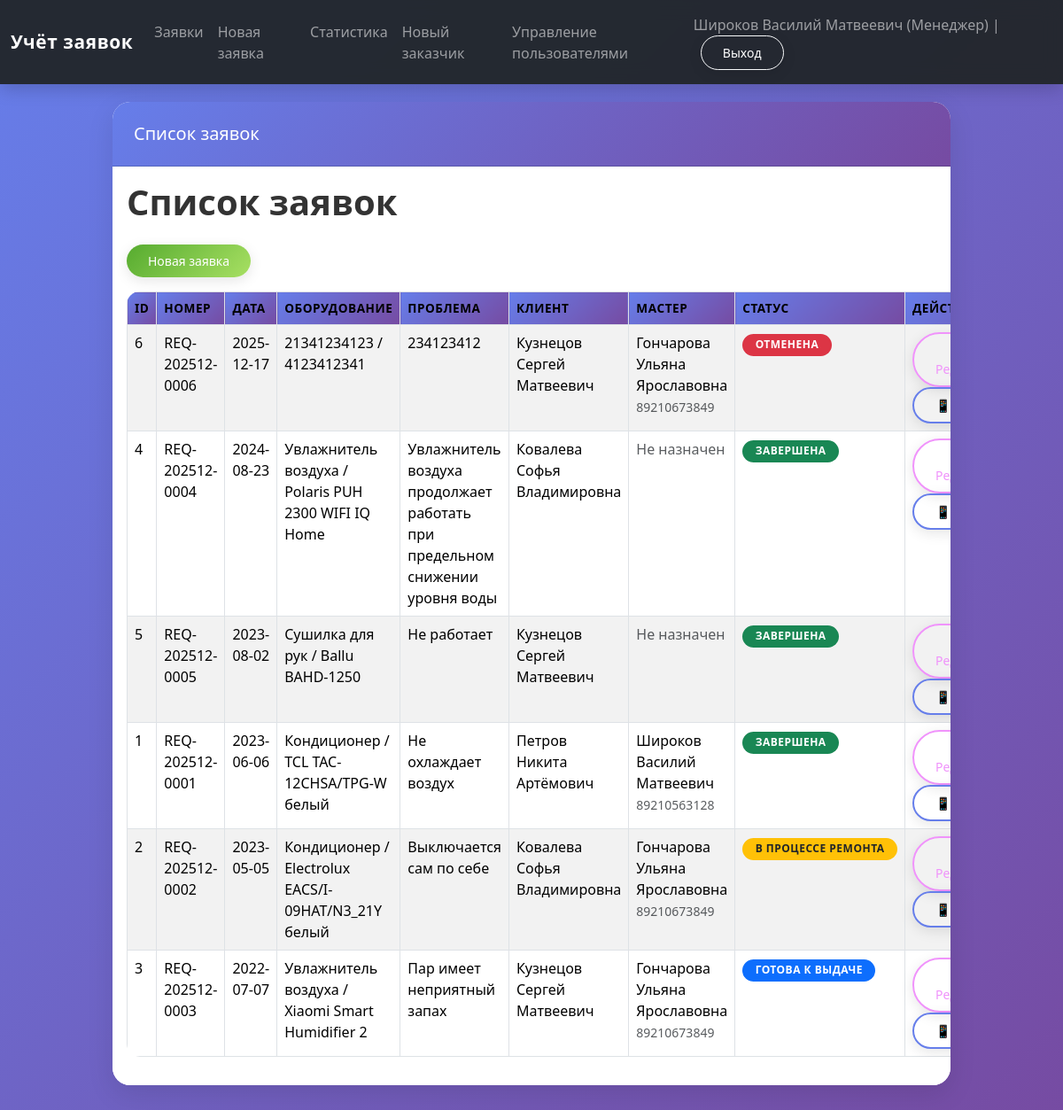
Screenshot of /requests (signed in) with the database file from the repository.
### tables this page shows
CREATE TABLE users (
            user_id INTEGER PRIMARY KEY AUTOINCREMENT,
            fio TEXT NOT NULL,
            phone TEXT NOT NULL,
            login TEXT UNIQUE NOT NULL,
            password TEXT NOT NULL,
            user_type TEXT NOT NULL CHECK (
                user_type IN ('Менеджер', 'Специалист', 'Оператор', 'Заказчик', 'Менеджер по качеству')
            ),
            is_active INTEGER DEFAULT 1,
            registration_date TEXT DEFAULT (DATE('now')),
            email TEXT,
            address TEXT,
            notes TEXT
        );

CREATE TABLE requests (
            request_id INTEGER PRIMARY KEY AUTOINCREMENT,
            request_number TEXT UNIQUE,
            start_date TEXT NOT NULL,
            climate_tech_type TEXT NOT NULL,
            climate_tech_model TEXT NOT NULL,
            problem_description TEXT NOT NULL,
            request_status TEXT NOT NULL DEFAULT 'Новая заявка' CHECK (
                request_status IN ('Новая заявка', 'В процессе ремонта', 'Ожидание комплектующих',
                                    'Готова к выдаче', 'Завершена', 'Отменена')
            ),
            priority TEXT DEFAULT 'Средний' CHECK (priority IN ('Низкий', 'Средний', 'Высокий', 'Критичный')),
            completion_date TEXT,
            repair_parts TEXT,
            estimated_time INTEGER,

            master_id INTEGER REFERENCES users(user_id) ON DELETE SET NULL,
            client_id INTEGER NOT NULL REFERENCES users(user_id) ON DELETE CASCADE,
            quality_manager_id INTEGER REFERENCES users(user_id) ON DELETE SET NULL,

            deadline_extension TEXT,
            extension_reason TEXT,
            customer_agreement INTEGER DEFAULT 0,

            qr_code_generated INTEGER DEFAULT 0,
            qr_code_token TEXT UNIQUE,
            feedback_received INTEGER DEFAULT 0,

            created_at TEXT DEFAULT (DATETIME('now')),
            updated_at TEXT DEFAULT (DATETIME('now'))
        );

### web_app.py (the view)
    def wrapper(*args, **kwargs):
        if "user" not in session:
            return redirect(url_for("login"))
        return view_func(*args, **kwargs)

### web_app.py (called while the page is built, shortened)
def get_connection():
    if not os.path.exists(DB_NAME):
        raise FileNotFoundError(
            f"Файл базы данных '{DB_NAME}' не найден. "
            f"Сначала запустите 'test.py' для создания БД."
        )
    conn = sqlite3.connect(DB_NAME)
    conn.row_factory = sqlite3.Row
    return conn

def login_required(view_func):
    def wrapper(*args, **kwargs):
        if "user" not in session:
            return redirect(url_for("login"))
        return view_func(*args, **kwargs)
    wrapper.__name__ = view_func.__name__
    return wrapper

def can_edit_request(request_id, user):
    user_type = user.get("user_type")
    user_id = user.get("user_id")
    if user_type == "Администратор" or user_type == "Менеджер":
        return (True, True, True)  # Может всё

### templates/requests_list.html (shortened to what this page needs)
{% extends "base.html" %}
{% block header %}Список заявок{% endblock %}
{% block content %}
<h1>Список заявок</h1>
<p><a class="btn btn-success btn-sm" href="{{ url_for('new_request') }}">Новая заявка</a></p>
<table class="table table-striped table-bordered">
  <thead>
    <tr>
      <th>ID</th>
      <th>Номер</th>
      <th>Дата</th>
      <th>Оборудование</th>
      <th>Проблема</th>
      <th>Клиент</th>
      <th>Мастер</th>
      <th>Статус</th>
      <th>Действия</th>
    </tr>
  </thead>
  <tbody>
    {% for r in requests %}
    <tr>
      <td>{{ r.request_id }}</td>
      <td>{{ r.request_number }}</td>
      <td>{{ r.start_date }}</td>
      <td>{{ r.climate_tech_type }} / {{ r.climate_tech_model }}</td>
      <td>{{ r.problem_description }}</td>
      <td>{{ r.client_fio }}</td>
      <td>
        {% if r.master_fio %}
          {{ r.master_fio }}
          {% if r.master_phone %}
            <br><small class="text-muted">{{ r.master_phone }}</small>
          {% endif %}
        {% else %}
          <span class="text-muted">Не назначен</span>
        {% endif %}
      </td>
      <td><span class="badge status-badge {{ r.status_class }}">{{ r.request_status }}</span></td>
      <td>
        {% if r.can_edit %}
          <a href="{{ url_for('edit_request', request_id=r.request_id) }}"
             class="btn btn-outline-warning btn-sm me-1"
             title="Редактировать заявку">✏️ Редактировать</a>
        {% endif %}
        <a href="{{ url_for('qr_for_request', request_id=r.request_id) }}" target="_blank"
           class="btn btn-outline-primary btn-sm" title="QR-код для отзыва">
          📱 QR
        </a>
      </td>
    </tr>
    {% endfor %}
  </tbody>
</table>
{% endblock %}

### templates/base.html (shortened to what this page needs)
<!doctype html>
<html lang="ru">
<head>
    <link rel="stylesheet"
          href="https://cdn.jsdelivr.net/npm/bootstrap@5.3.2/dist/css/bootstrap.min.css">
    <link rel="stylesheet" href="{{ url_for('static', filename='styles.css') }}">
</head>
<body>
<nav class="navbar navbar-expand-lg navbar-dark bg-dark">
  <div class="container-fluid">
    <a class="navbar-brand" href="{{ url_for('index') }}">Учёт заявок</a>
    <div class="collapse navbar-collapse" id="navbarNav">
      <ul class="navbar-nav me-auto mb-2 mb-lg-0">
        {% if current_user %}
        <li class="nav-item">
          <a class="nav-link" href="{{ url_for('requests_list') }}">Заявки</a>
        </li>
        <li class="nav-item">
          <a class="nav-link" href="{{ url_for('new_request') }}">Новая заявка</a>
        </li>
        <li class="nav-item">
          <a class="nav-link" href="{{ url_for('stats') }}">Статистика</a>
        </li>
        {% if current_user['user_type'] == 'Менеджер' %}
        <li class="nav-item">
          <a class="nav-link" href="{{ url_for('new_client') }}">Новый заказчик</a>
        </li>
        <li class="nav-item">
          <a class="nav-link" href="{{ url_for('manage_users') }}">Управление пользователями</a>
        </li>
        {% endif %}
        {% endif %}
      </ul>
      <span class="navbar-text">
        {% if current_user %}
          {{ current_user['fio'] }} ({{ current_user['user_type'] }}) |
          <a href="{{ url_for('logout') }}" class="btn btn-sm btn-outline-light ms-2">Выход</a>
        {% else %}
          <a href="{{ url_for('login') }}" class="btn btn-sm btn-outline-light">Войти</a>
          <a href="{{ url_for('register') }}" class="btn btn-sm btn-outline-light ms-2">Регистрация</a>
        {% endif %}
      </span>
    </div>
  </div>
</nav>
<div class="container app-shell">
  <div class="row justify-content-center">
    <div class="col-12 col-lg-11 col-xl-10">
      <div class="card app-card">
        <div class="card-header app-card-header">
          <h5 class="mb-0">{% block header %}{{ title }}{% endblock %}</h5>
        </div>
        <div class="card-body bg-white">
          {% block content %}{% endblock %}
        </div>
      </div>
    </div>
  </div>
</div>
</body>
</html>

### static/styles.css (style rules this page uses)
* { transition: all 0.3s ease; }
body { min-height: 100vh; background: linear-gradient(135deg, #667eea 0%, #764ba2 25%, #f093fb 50%, #4facfe 75%, #00f2fe 100%); background-size: 400% 400%; animation: gradientShift 15s ease infinite; background-attachment: fixed; font-family: 'Segoe UI', Tahoma, Geneva, Verdana, sans-serif; }
.app-shell { padding: 20px 0 40px; animation: fadeIn 0.5s ease-in; }
.app-card { border-radius: 20px; box-shadow: 0 20px 60px rgba(0,0,0,0.3); overflow: hidden; background: rgba(255, 255, 255, 0.95); backdrop-filter: blur(10px); animation: slideUp 0.6s ease-out; }
.app-card-header { background: linear-gradient(135deg, #667eea 0%, #764ba2 100%); color: #fff; padding: 1.5rem; }
.navbar { background: rgba(33, 37, 41, 0.95) !important; backdrop-filter: blur(10px); box-shadow: 0 4px 20px rgba(0,0,0,0.2); }
.navbar-brand { font-weight: 700; letter-spacing: 0.03em; font-size: 1.3rem; }
.btn { border-radius: 50px; padding: 0.5rem 1.5rem; font-weight: 500; transition: all 0.3s ease; box-shadow: 0 4px 15px rgba(0,0,0,0.1); }
.btn-success { background: linear-gradient(135deg, #56ab2f 0%, #a8e063 100%); border: none; }
.btn-outline-primary { border: 2px solid #667eea; color: #667eea; }
.btn-outline-warning { border: 2px solid #f093fb; color: #f093fb; }
.status-badge { font-size: 0.75rem; padding: 0.4rem 0.9rem; border-radius: 50px; font-weight: 600; text-transform: uppercase; letter-spacing: 0.5px; }
table { border-radius: 15px; overflow: hidden; }
table thead th { background: linear-gradient(135deg, #667eea 0%, #764ba2 100%); color: white; vertical-align: middle; font-weight: 600; text-transform: uppercase; font-size: 0.85rem; letter-spacing: 0.5px; padding: 1rem; }
table tbody tr { transition: all 0.3s ease; }
h1 { color: #333; font-weight: 700; margin-bottom: 1.5rem; }
.card { border: none; border-radius: 20px; box-shadow: 0 10px 30px rgba(0,0,0,0.1); transition: all 0.3s ease; }

### rows the page displays
users: fio "Широков Василий Матвеевич", user_type "Менеджер"
requests: request_id "6", request_number "REQ-202512-0006", start_date "2025-12-17", climate_tech_type "21341234123", climate_tech_model "4123412341", problem_description "234123412", client_fio "Кузнецов Сергей Матвеевич", master_fio "Гончарова Ульяна Ярославовна", master_phone "89210673849", request_status "ОТМЕНЕНА"
requests: request_id "4", request_number "REQ-202512-0004", start_date "2024-08-23", climate_tech_type "Увлажнитель воздуха", climate_tech_model "Polaris PUH 2300 WIFI IQ Home", problem_description "Увлажнитель воздуха продолжает работать при предельном снижении уровня воды", client_fio "Ковалева Софья Владимировна", shows "Не назначен", request_status "ЗАВЕРШЕНА"
requests: request_id "5", request_number "REQ-202512-0005", start_date "2023-08-02", climate_tech_type "Сушилка для рук", climate_tech_model "Ballu BAHD-1250", problem_description "Не работает", client_fio "Кузнецов Сергей Матвеевич", shows "Не назначен", request_status "ЗАВЕРШЕНА"
requests: request_id "1", request_number "REQ-202512-0001", start_date "2023-06-06", climate_tech_type "Кондиционер", climate_tech_model "TCL TAC-12CHSA/TPG-W белый", problem_description "Не охлаждает воздух", client_fio "Петров Никита Артёмович", master_fio "Широков Василий Матвеевич", master_phone "89210563128", request_status "ЗАВЕРШЕНА"
requests: request_id "2", request_number "REQ-202512-0002", start_date "2023-05-05", climate_tech_type "Кондиционер", climate_tech_model "Electrolux EACS/I-09HAT/N3_21Y белый", problem_description "Выключается сам по себе", client_fio "Ковалева Софья Владимировна", master_fio "Гончарова Ульяна Ярославовна", master_phone "89210673849", request_status "В ПРОЦЕССЕ РЕМОНТА"
requests: request_id "3", request_number "REQ-202512-0003", start_date "2022-07-07", climate_tech_type "Увлажнитель воздуха", climate_tech_model "Xiaomi Smart Humidifier 2", problem_description "Пар имеет неприятный запах", client_fio "Кузнецов Сергей Матвеевич", master_fio "Гончарова Ульяна Ярославовна", master_phone "89210673849", request_status "ГОТОВА К ВЫДАЧЕ"
